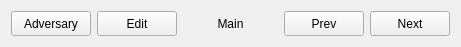
       <widget class="QWidget" name="layoutWidget">
        <property name="geometry">
         <rect>
          <x>10</x>
          <y>20</y>
          <width>461</width>
          <height>41</height>
         </rect>
        </property>
        <layout class="QHBoxLayout" name="horizontalLayout_2">
         <item>
          <widget class="QPushButton" name="pushButtonVisionHSVCalibrationSwap">
           <property name="minimumSize">
            <size>
             <width>80</width>
             <height>25</height>
            </size>
           </property>
           <property name="maximumSize">
            <size>
             <width>80</width>
             <height>25</height>
            </size>
           </property>
           <property name="text">
            <string>Adversary</string>
           </property>
          </widget>
         </item>
         <item>
          <widget class="QPushButton" name="pushButtonVisionHSVCalibrationEdit">
           <property name="minimumSize">
            <size>
             <width>80</width>
             <height>25</height>
            </size>
           </property>
           <property name="maximumSize">
            <size>
             <width>80</width>
             <height>25</height>
            </size>
           </property>
           <property name="text">
            <string>Edit</string>
           </property>
          </widget>
         </item>
         <item>
          <widget class="QLabel" name="labelVisionHSVCalibrationSwap">
           <property name="text">
            <string>Main</string>
           </property>
           <property name="alignment">
            <set>Qt::AlignCenter</set>
           </property>
          </widget>
         </item>
         <item>
          <widget class="QPushButton" name="pushButtonVisionHSVCalibrationPrev">
           <property name="minimumSize">
            <size>
             <width>80</width>
             <height>25</height>
            </size>
           </property>
           <property name="maximumSize">
            <size>
             <width>80</width>
             <height>25</height>
            </size>
           </property>
           <property name="text">
            <string>Prev</string>
           </property>
          </widget>
         </item>
         <item>
          <widget class="QPushButton" name="pushButtonVisionHSVCalibrationNext">
           <property name="minimumSize">
            <size>
             <width>80</width>
             <height>25</height>
            </size>
           </property>
           <property name="maximumSize">
            <size>
             <width>80</width>
             <height>25</height>
            </size>
           </property>
           <property name="text">
            <string>Next</string>
           </property>
          </widget>
         </item>
        </layout>
       </widget>
